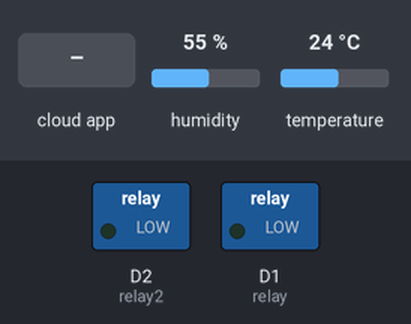
Bench run of a sketch on a simulated ESP8266 (NodeMCU). On the bench: switched loads named in the sketch (green lamp = pin HIGH). Inputs (shaded band) come from the test bench; at power-on: humidity 55 %, temperature 24 °C. WiFi joins after 1.5 s; servers stay silent unless stated; no MQTT or app messages arrive unless stated; what the sketch prints to the serial monitor is not drawn.

Above: at 2.7 s.
2.8 s: the phone or cloud app sets light to 1
At 3.3 s:
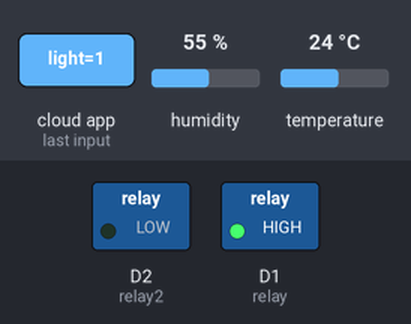
4.3 s: the phone or cloud app sets light to 0
At 5.5 s:
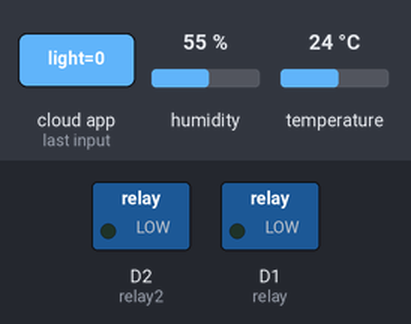
Timing chart, 0 to 7.3 s (numbered marks = the images above; inputs shaded):
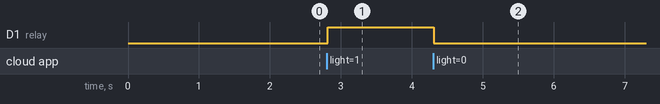

The sketch:

mqtt_with_dht_homeautomation.ino
```cpp
//#include <ESP8266WiFi.h>
#include <ESP8266WiFi.h>
#include "Adafruit_MQTT.h"
#include "Adafruit_MQTT_Client.h"
#define relay D1
#define relay2 D2
#include "DHT.h"
#define DHTPIN D6 //connect DHT data pin to D4
#define DHTTYPE DHT11 // DHT 11
DHT dht(DHTPIN, DHTTYPE);
float temp; //to store the temperature value
float hum; // to store the humidity value

/************************* WiFi Access Point *********************************/

#define WLAN_SSID       "NUI"
#define WLAN_PASS       "lightyear"

/************************* Adafruit.io Setup *********************************/

#define AIO_SERVER      "io.adafruit.com"
#define AIO_SERVERPORT  1883                   // use 8883 for SSL
#define AIO_USERNAME    "samrudha85"
#define AIO_KEY         "aio_chtV635joZfb6IJGVFCv4VzwonGr"

/************ Global State (you don't need to change this!) ******************/

// Create an ESP8266 WiFiClient class to connect to the MQTT server.
WiFiClient client;
// or... use WiFiFlientSecure for SSL
//WiFiClientSecure client;

// Setup the MQTT client class by passing in the WiFi client and MQTT server and login details.
Adafruit_MQTT_Client mqtt(&client, AIO_SERVER, AIO_SERVERPORT, AIO_USERNAME, AIO_KEY);

/****************************** Feeds ***************************************/

// Setup a feed called 'photocell' for publishing.
// Notice MQTT paths for AIO follow the form: <username>/feeds/<feedname>
//Adafruit_MQTT_Publish photocell = Adafruit_MQTT_Publish(&mqtt, AIO_USERNAME "/feeds/photocell");

// Setup a feed called 'onoff' for subscribing to changes.
Adafruit_MQTT_Subscribe onoffbutton = Adafruit_MQTT_Subscribe(&mqtt, AIO_USERNAME "/feeds/light");
Adafruit_MQTT_Subscribe onoffbutton2 = Adafruit_MQTT_Subscribe(&mqtt, AIO_USERNAME "/feeds/fan");
Adafruit_MQTT_Publish Temperature = Adafruit_MQTT_Publish(&mqtt, AIO_USERNAME "/feeds/temp");
Adafruit_MQTT_Publish Humidity = Adafruit_MQTT_Publish(&mqtt, AIO_USERNAME "/feeds/hum");

/*************************** Sketch Code ************************************/

// Bug workaround for Arduino 1.6.6, it seems to need a function declaration
// for some reason (only affects ESP8266, likely an arduino-builder bug).
void MQTT_connect();

void setup() {
  Serial.begin(115200);
  delay(10);
  pinMode(relay,OUTPUT);

 pinMode(relay2,OUTPUT);

  Serial.println(F("Adafruit MQTT demo"));

  // Connect to WiFi access point.
  Serial.println(); Serial.println();
  Serial.print("Connecting to ");
  Serial.println(WLAN_SSID);

  WiFi.begin(WLAN_SSID, WLAN_PASS);
  while (WiFi.status() != WL_CONNECTED) {
    delay(500);
    Serial.print(".");
  }
  Serial.println();

  Serial.println("WiFi connected");
  Serial.println("IP address: "); Serial.println(WiFi.localIP());

  // Setup MQTT subscription for onoff feed.
  mqtt.subscribe(&onoffbutton);

  mqtt.subscribe(&onoffbutton2);
}

uint32_t x=0;

void loop() {
  // Ensure the connection to the MQTT server is alive (this will make the first
  // connection and automatically reconnect when disconnected).  See the MQTT_connect
  // function definition further below.
  MQTT_connect();

  // this is our 'wait for incoming subscription packets' busy subloop
  // try to spend your time here

  Adafruit_MQTT_Subscribe *subscription;
  while ((subscription = mqtt.readSubscription(2000))) {
    if (subscription == &onoffbutton) {
      Serial.print(F("Got: "));
      Serial.println((char *)onoffbutton.lastread);
      int onoffbutton_state = atoi((char*)onoffbutton.lastread);
      digitalWrite(relay,onoffbutton_state);


    }
  }
//Adafruit_MQTT_Subscribe *subscription;


  while ((subscription = mqtt.readSubscription(2000))) {
   if (subscription == &onoffbutton2) {
      Serial.print(F("Got1: "));
      Serial.println((char *)onoffbutton2.lastread);
      int onoffbutton2_state = atoi((char*)onoffbutton2.lastread);
      digitalWrite(relay2,onoffbutton2_state);


    }
  }
 MQTT_connect();

   temp = dht.readTemperature();

 hum = dht.readHumidity();
Serial.print("temperature = ");
Serial.println(temp);
Serial.print("humidity = ");
Serial.println(hum);
 delay(5000);

   if (! Temperature.publish(temp)) { //Publish to Adafruit
      Serial.println(F("Failed"));
    }
    else {
      Serial.println(F("Sent!"));
    }
       if (! Humidity.publish(hum)) { //Publish to Adafruit
      Serial.println(F("Failed"));
    }
    else {
      Serial.println(F("Sent!"));
    }


  // ping the server to keep the mqtt connection alive
  // NOT required if you are publishing once every KEEPALIVE seconds
  /*
  if(! mqtt.ping()) {
    mqtt.disconnect();
  }
  */
}

// Function to connect and reconnect as necessary to the MQTT server.
// Should be called in the loop function and it will take care if connecting.
void MQTT_connect() {
  int8_t ret;

  // Stop if already connected.
  if (mqtt.connected()) {
    return;
  }

  Serial.print("Connecting to MQTT... ");

  uint8_t retries = 3;
  while ((ret = mqtt.connect()) != 0) { // connect will return 0 for connected
       Serial.println(mqtt.connectErrorString(ret));
       Serial.println("Retrying MQTT connection in 5 seconds...");
       mqtt.disconnect();
       delay(1000);  // wait 5 seconds
       retries--;
       if (retries == 0) {
         // basically die and wait for WDT to reset me
         while (1);
       }
  }
  Serial.println("MQTT Connected!");
}
```

Measured:
- after the input at 2.8 s, D1 (relay): LOW → HIGH at once
- after the input at 4.3 s, D1 (relay): HIGH → LOW at once
